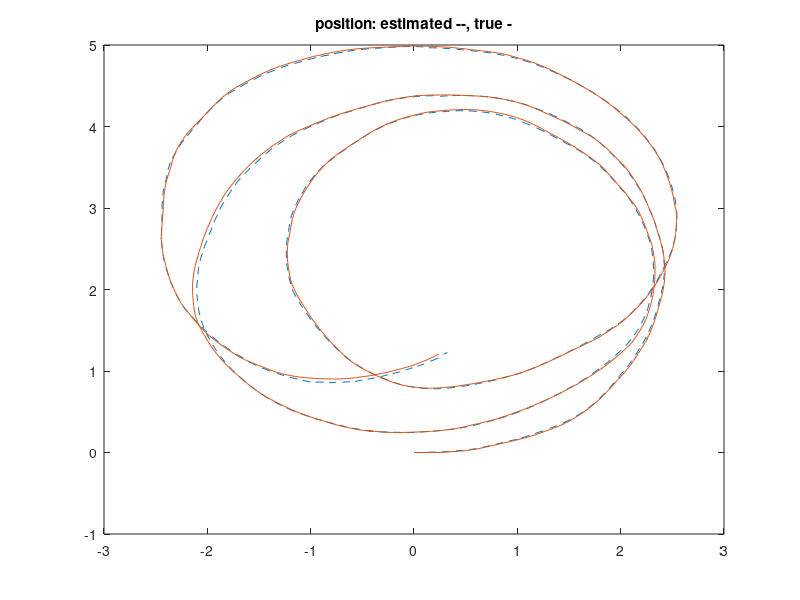
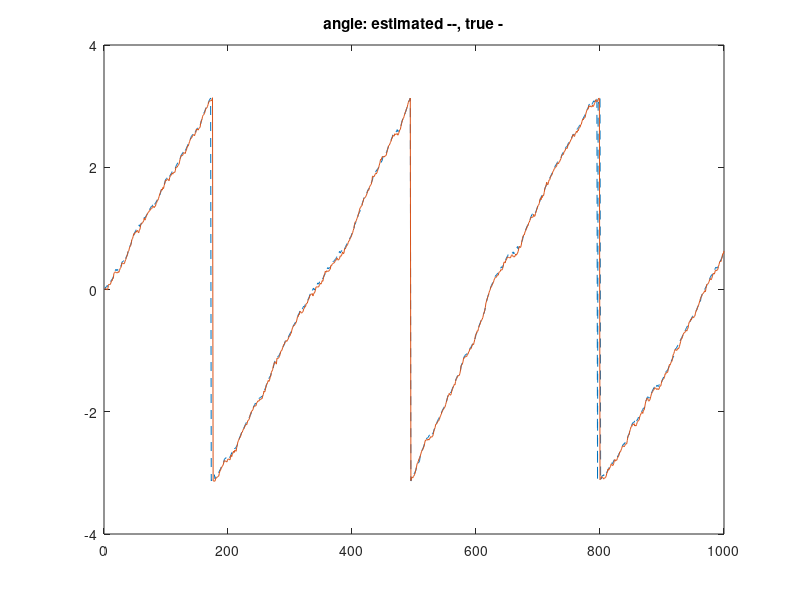

These figures' MATLAB source, in order:
% Example of EKF localisation for PhD student Hristo
% Gregor Klancar, 15.12.2011

function GregaDIFF_EKFLocalisation_Hristo
close all; clear all;

nSteps = 1000;
dT = 0.1; %time steps size

% estimate standard deviation of the noise in the input velocities 
SigmaV = 0.2; % ?? estimate standard deviation of the noise (can be also fixed)
SigmaW = 0.2; % ?? estimate standard deviation of the noise
UTrue = diag([SigmaV^2 SigmaW^2]);  % estimated input variance for linear and angular speed

% estimate observation variances - variances for displacement which
% depends on linear and angular velocity
SigmadX  = 0.2;  % ???
SigmadY  = 0.2;  % ??? 
SigmadFI = 0.2;  % ???
RTrue = diag([SigmadX , SigmadY, SigmadFI]).^2;    %observation kovariance 


UEst = 1.0*UTrue;
REst = 1.0*RTrue;

xTrue = [0;0;0]; % true initial pose


%initial conditions:
xEst =xTrue;
PEst = diag([0.2, 0.2, (1*pi/180)]).^2;


% store initial values for plotting
    XTrueStore(:,1) = xTrue;
    XStore(:,1) = xEst;
    XErrStore(:,1) = xTrue-xEst;




for k = 2:nSteps
    
 % Simulation or real proces. Input to the odometry : linear and angular velocity 
 u=[.4; .2];  %v, w
 uNoise= u + sqrt(UTrue)*randn(2,1);  % adding noise to the input
 xTrue = xTrue+ dT*[ uNoise(1)*cos(xTrue(3)); ...
                     uNoise(1)*sin(xTrue(3)); ... 
                     uNoise(2)             ];
 xTrue(3) = AngleWrap(xTrue(3));


 % do prediction based on odometry
 xPred = xEst + dT*[ u(1)*cos(xEst(3)); ...
                     u(1)*sin(xEst(3)); ... 
                     u(2)             ];
 xPred(3) = AngleWrap(xPred(3));
 
 
 % calculate Jacobians for noise propagation
 % Fx=par(Xpred)/par(xEst)
 Fx=[1 0 -dT*u(1)*sin(xEst(3));
     0 1  dT*u(1)*cos(xEst(3));
     0 0  1 ];

 % Fv=par(Xpred)/par(u)
 Fv=[dT*cos(xEst(3))     0;
     dT*sin(xEst(3))     0;
     0                   1];
  
% estimate standard deviation of the noise in the input velocities 
SigmaV = 0.2; % ?? estimate standard deviation of the noise (can be also fixed)
SigmaW = 0.2; % ?? estimate standard deviation of the noise
UEst = diag([SigmaV^2 SigmaW^2]);  % estimated input variance for linear and angular speed
    
% calculate predicted state variance     
PPred = Fx* PEst *Fx' + Fv* UEst * Fv';
    
    
 
    
    %observe - get mesurments points from the sonars
    %[z] = GetObservation(...);
    
    % do observation of lines and calculate displacements for position and
    % angle:
    % dX, dY, dFI
    
    IsObservationValid=round(rand(1)); % if there is no observation then set it to 0, or to 1 if there is valid observation
    
    if(IsObservationValid)
        %predict observation
        % calculate points zPred where measured points should be (where line of the sonar intersect line from the map)
        %zPred = PredictObservation(...);
        
        % get observation Jacobian jH=parc(displacments)/parc(Xest)
        jH = [1 0 0; 0 1 0; 0 0 1];
        
        
        %%%%%%%%%do Kalman update:
        
        % calculate inovation
        %Innov = z-zPred;
        dX=0; dY=0; dFI=0;      % this are your avarage displacments     
        Innov = [dX; dY; dFI];
        % suppose we set it here to some values, close to true ones
        Innov = (xTrue-xEst)*(1-0.3*rand(1)); 
        Innov(3) = AngleWrap(Innov(3));
        
        % estimate observation variances - variances for displacement which
        % depends on linear and angular velocity
        SigmadX  = 0.2;  % ???
        SigmadY  = 0.2;  % ??? 
        SigmadFI = 0.2;  % ???
        REst = diag([SigmadX , SigmadY, SigmadFI]).^2;    %observation kovariance 

        S = jH*PPred*jH'+REst;
        W = PPred*jH'*inv(S);
        xEst = xPred+ W*Innov;
        xEst(3) = AngleWrap(xEst(3));

        PEst = PPred - W*S*W';                             
        PEst = 0.5*(PEst+PEst');  % not necessery, it just makes PEst diagonal symetric
        
                
    else
        %There was no observation available
        xEst = xPred;
        PEst = PPred;
        Innov = [NaN;NaN];
        S = NaN*eye(2);
    end;
            
   
    %store results:
    XTrueStore(:,k) = xTrue;
    XStore(:,k) = xEst;
    XErrStore(:,k) = xTrue-xEst;

    

end;


figure, plot(XStore(1,:),XStore(2,:), '--',XTrueStore(1,:),XTrueStore(2,:))
title('position: estimated --, true -')
    
figure, plot( 1:length(XStore),XStore(3,:),'--',1:length(XTrueStore),XTrueStore(3,:))
title('angle: estimated --, true -')
    





%%%%%%%%%%%%%%%%%%%%%%%%%%%%%%%%%
function a = AngleWrap(a)

a=atan2(sin(a),cos(a));
%%%%%%%%%%%%%%%%%%%%%%%%%%%%%%%%%

    



